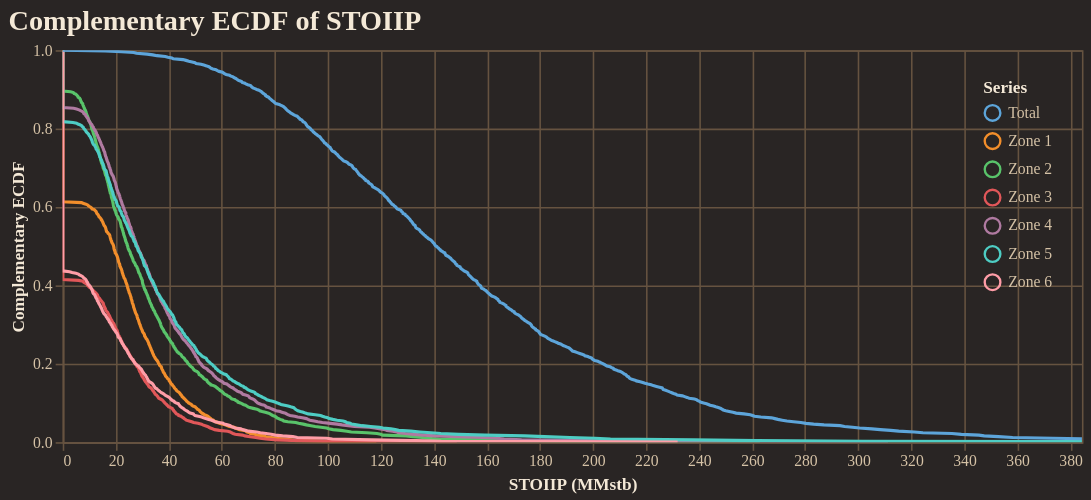

Notebook code for this chart:
### Code cell
fig = reporter.plotter.prospect_volumetric_ecdf_plot(
    figsize=(650, 250),
    backend=PLOTTING_BACKEND
)
fig.show()

### Figure 1 — Vega-Lite specification as saved in the notebook (floating-point values rounded to 4 significant figures; data arrays with more than 128 entries replaced by an {"elided": "..."} marker saying what was removed)
{"config": {"background": "#292524", "view": {"fill": "#292524", "stroke": "#665340"}, "title": {"color": "#f4e9d7", "font": "Merriweather", "fontSize": 18, "fontWeight": 600, "subtitleColor": "#d5c2a6", "anchor": "start"}, "axis": {"domainColor": "#665340", "gridColor": "#665340", "tickColor": "#665340", "labelColor": "#d5c2a6", "titleColor": "#f4e9d7", "labelFont": "Merriweather", "titleFont": "Merriweather"}, "legend": {"titleColor": "#f4e9d7", "labelColor": "#d5c2a6", "labelFont": "Merriweather", "titleFont": "Merriweather", "orient": "top-right", "symbolType": "circle"}, "header": {"labelColor": "#d5c2a6", "titleColor": "#f4e9d7", "labelFont": "Merriweather", "titleFont": "Merriweather"}, "mark": {"color": "#c78d3b"}, "line": {"color": "#c78d3b"}, "bar": {"color": "#c78d3b"}, "point": {"color": "#ddb06d"}, "area": {"color": "#c78d3b", "opacity": 0.35}, "text": {"color": "#f4e9d7", "font": "Merriweather"}, "range": {"category": ["#5DA5DA", "#F28E2B", "#59C36A", "#E15759", "#B07AA1", "#4ECDC4", "#FF9DA7", "#EDC948"]}}, "layer": [{"mark": {"type": "line", "clip": true, "strokeWidth": 2}, "encoding": {"color": {"field": "series", "title": "Series", "type": "nominal"}, "tooltip": [{"field": "series", "title": "Series", "type": "nominal"}, {"field": "stoiip_mmstb", "format": ",.2f", "title": "STOIIP (MMstb)", "type": "quantitative"}, {"field": "exceedance_probability", "format": ".3f", "title": "Exceedance", "type": "quantitative"}], "x": {"field": "stoiip_mmstb", "title": "STOIIP (MMstb)", "type": "quantitative"}, "y": {"field": "exceedance_probability", "scale": {"domain": [0, 1]}, "title": "Complementary ECDF", "type": "quantitative"}}}], "data": {"name": "data-fb0de53b1ad34635d43707cf8262a962"}, "encoding": {"x": {"field": "stoiip_mmstb", "scale": {"domain": [0, 384.4]}, "type": "quantitative"}}, "height": 250, "title": "Complementary ECDF of STOIIP", "width": 650, "$schema": "https://vega.github.io/schema/vega-lite/v5.20.1.json", "datasets": {"data-fb0de53b1ad34635d43707cf8262a962": {"elided": "3500 records"}}}
